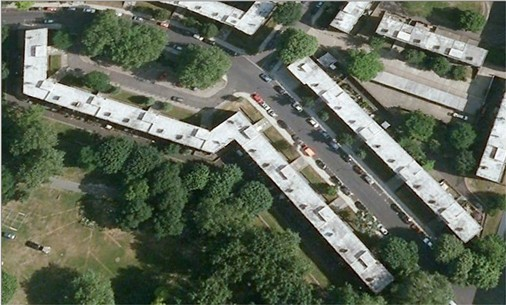
//> input picture cpp/opencvTaoWang/Common/005.jpg, 506 x 305 px
$ ./283   (built with g++ and OpenCV 4)
//> lines starting //> are read from the running program, lines starting //| are printed output that depends on the picture
### cpp/opencvTaoWang/Common/Common.h
#ifndef _COMMON_H
#define _COMMON_H

#ifdef _DEBUG
#pragma comment(lib, "cv200d.lib")
#pragma comment(lib, "cvaux200d.lib")
#pragma comment(lib, "cxcore200d.lib")
#pragma comment(lib, "highgui200d.lib")
#pragma comment(lib, "ml200d.lib")
#else
#pragma comment(lib, "cv200.lib")
#pragma comment(lib, "cvaux200.lib")
#pragma comment(lib, "cxcore200.lib")
#pragma comment(lib, "highgui200.lib")
#pragma comment(lib, "ml200.lib")
#endif

#endif

### cpp/opencvTaoWang/283.cpp
//hough变换
#include "../Common/Common.h"
#include "highgui.h"
#include "cv.h"
#include <iostream>
using namespace std;

IplImage* showLines(CvSeq *lines, IplImage *img)
{
	IplImage* dst;
	dst = cvCreateImage(cvGetSize(img), IPL_DEPTH_8U, img->nChannels);
	cvCopy(img, dst, NULL);
	for(int i = 0; i< lines->total; i++)//循环所有直线
	{
		CvPoint* line = (CvPoint*)cvGetSeqElem(lines, i);//获取直线
		cvLine(dst, line[0], line[1], CV_RGB(255, 0, 0), 1, CV_AA, 0);//直线用红色输出
	}
	return dst;
}

void on_trackbar(int value)//变量条
{}
void main()
{
	int threshold1=20;//阈值1
	int threshold2=20;//阈值2
	int param0 = 400, param1 = 216, threshold = 33, hp1 = 2, hp2 = 3;
	int rho = 1,theta = 2;//hough变换变量
	IplImage* src;//源图像指针
	IplImage* gray;//灰度化后图像内存
	IplImage* edge;//检测图像
	IplImage* hough;//hough变换
	src = cvLoadImage("../Common/005.jpg",3);//加载源图像
//> src is the input picture: 305 rows x 506 cols, CV_8UC3; mean B, G, R 89.1, 104.6, 96.8
	if(&src == NULL)
		cout<<"加载源图像失败!"<<endl;
	else
	{
		cvNamedWindow("canny");//创建图像窗口
		cvNamedWindow("hough");//创建图像窗口
		gray = cvCreateImage(cvGetSize(src), src->depth, 1);//创建gray的内存大小等初始化
		cvCvtColor(src,gray,CV_BGR2GRAY);//灰度化
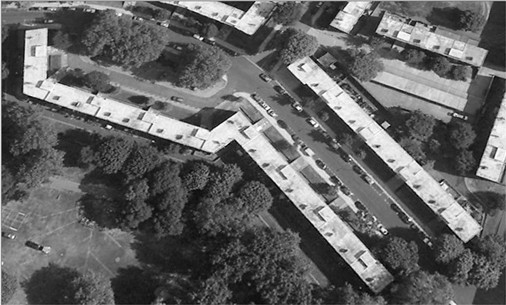
//> gray: 305 rows x 506 cols, CV_8UC1; min 1, max 255, mean 100.5
		edge = cvCreateImage(cvGetSize(src), IPL_DEPTH_8U, 1);//创建canny检测变量
		hough = cvCreateImage(cvGetSize(src), IPL_DEPTH_8U, 3);//创建hough变换变量
		CvSeq* line;
		CvMemStorage * storage = cvCreateMemStorage(0);
		//创建变量范围条
		cvCreateTrackbar("阈值1", "canny", &threshold1, 500, on_trackbar);
		cvCreateTrackbar("阈值2", "canny", &threshold2, 500, on_trackbar);
		while(1)
		{
			cvCanny(gray, edge, threshold1, threshold2, 3);//Canny检测
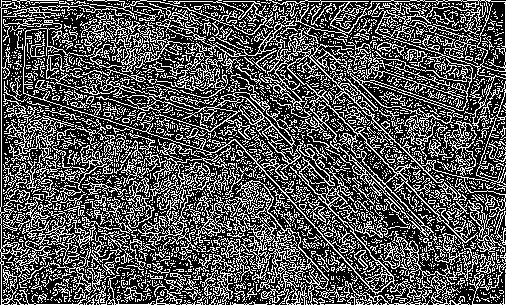
//> edge: 305 rows x 506 cols, CV_8UC1; 33.3% white in thin lines or dots
			line = cvHoughLines2(edge, storage, CV_HOUGH_PROBABILISTIC,
				rho, CV_PI/180, threshold, hp1, hp2);//hough变换
//> line = 5274 items
			cvShowImage("canny", edge);//显示边缘检测图像
			cvShowImage("hough", showLines(line,hough));//显示直线
//> after the loop in showLines, `for(int i = 0; i< lines->total; i++)`:
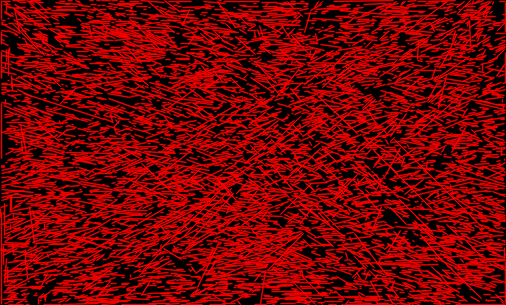
//> dst: 305 rows x 506 cols, CV_8UC3; mean B, G, R 0, 0, 112.5
			if(cvWaitKey(100)>0)//等待用户响应
//> the Esc key is pressed
				break;
		}
		cvSaveImage("../Common/canny.jpg",edge);//保存边缘检测图像
		cvSaveImage("../Common/hough.jpg",showLines(line,hough));//保存hough直线
	}
	cvReleaseImage(&src);//释放源图像指针
	cvReleaseImage(&gray);//释放灰度图像指针
	cvReleaseImage(&edge);//释放检测图像指针
	cvReleaseImage(&hough);//释放hough变换图像指针
	cvDestroyAllWindows();//销毁窗口
}
